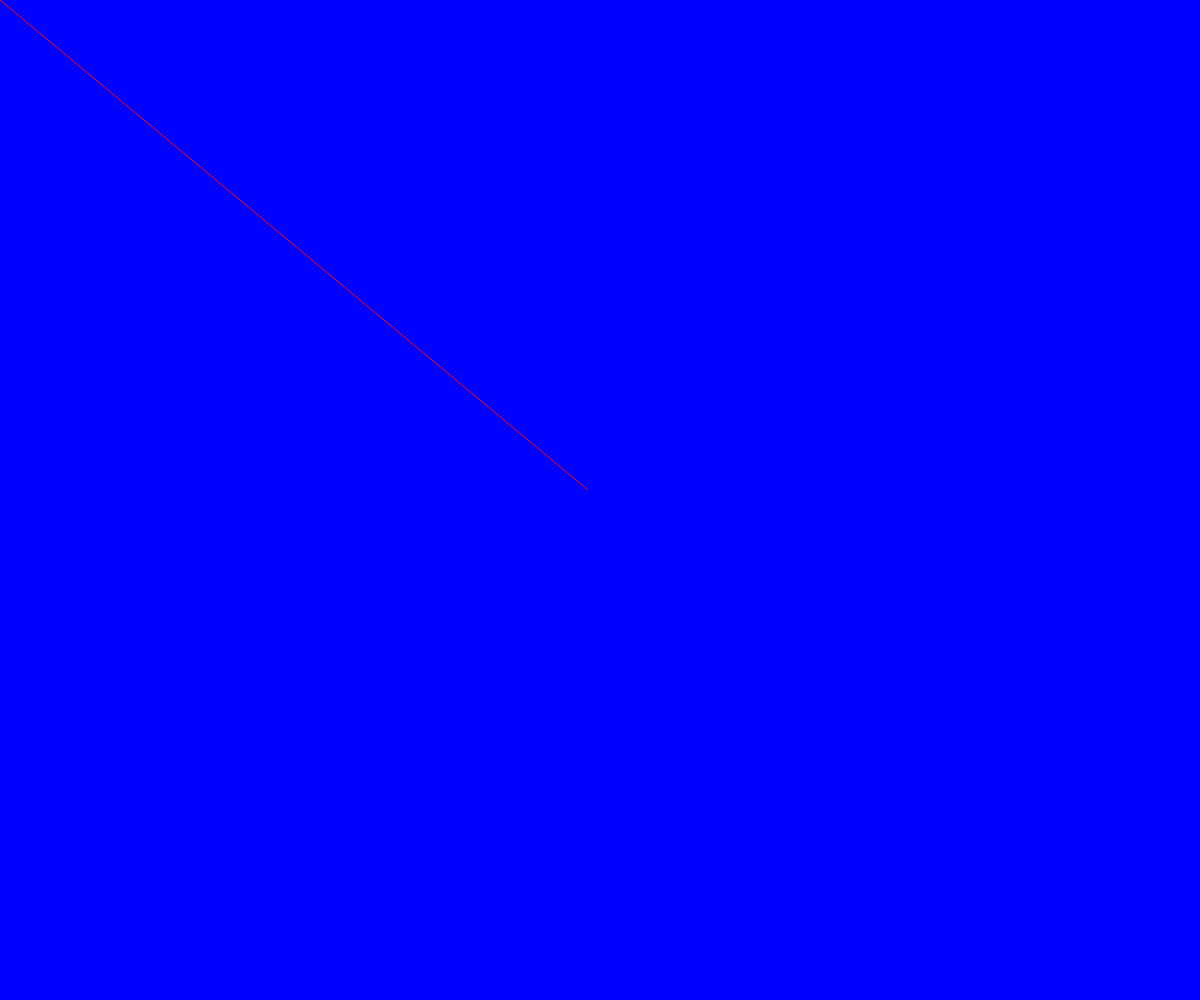
Frame 1 (no input)
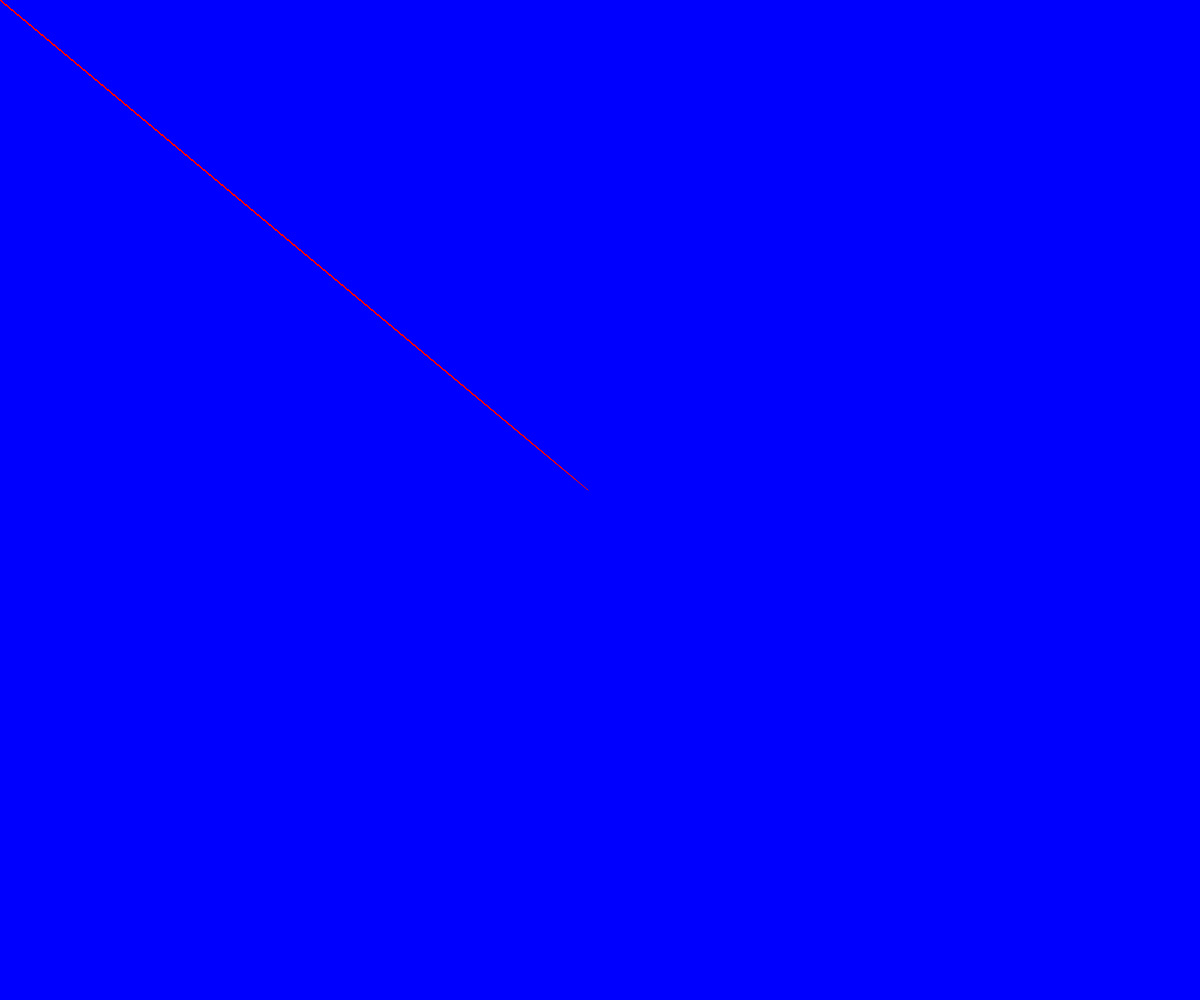
Frame 60 (no input)
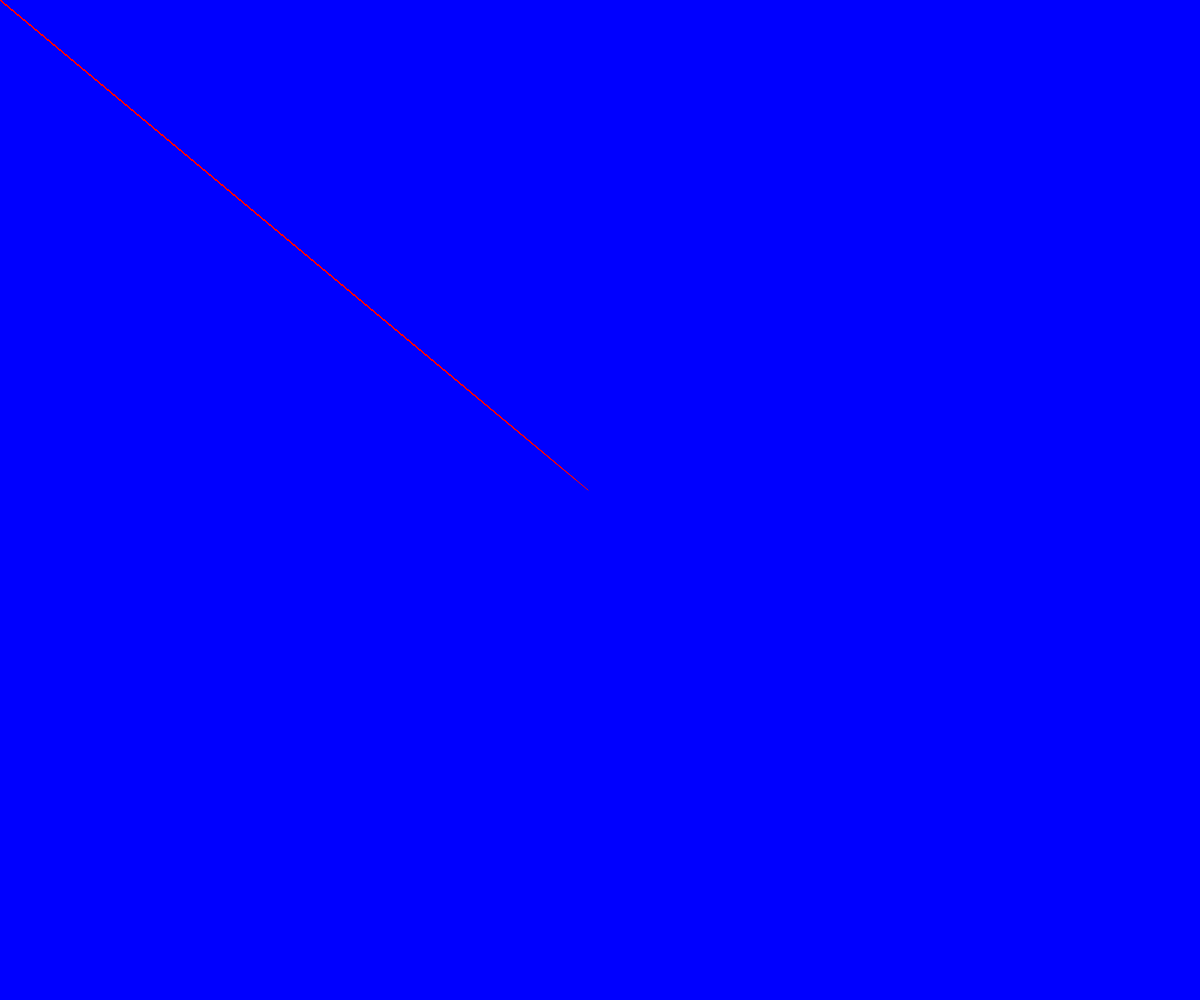
Frame 120 (the mouse pressed at the canvas centre since frame 60)

The p5.js sketch that drew these frames (run headless with seeded random() and noise() and a simulated clock; from frame 60 on, the mouse is pressed at the canvas centre):

// p5.js sketch
// ── sketch.js
var Arthur04;
var Arthur05;

function setup() {
  frameRate(999);
  createCanvas(windowWidth, windowHeight);
  background(0, 0, 255);
  stroke(255, 0, 0);
  Arthur04 = windowWidth / 2;
  Arthur05 = windowHeight / 2;
}

function draw() {
  Arthur04 = Arthur04 + (mouseX - Arthur04) / 50;
  Arthur05 = Arthur05 + (mouseY - Arthur05) / 50;
  line(0, 0, Arthur04, Arthur05);
}

function keyPressed() {
  if (key === "x") {
    background(0, 0, 255);
  }
}
